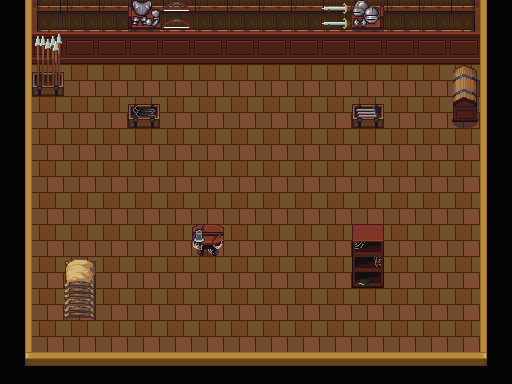

Rendered tile map (Tiled .tmx) drawn with the repository's tilesets; below, a short description and the full map source, tile grids included:
An orthogonal 16x12 tile map with 32x32 px tiles, 3 tile layers (Tile Layer 1, Tile Layer 2, Tile Layer 3), 5 tilesets.

<map version="1.0" tiledversion="2017.11.22" orientation="orthogonal" renderorder="right-down" width="16" height="12" tilewidth="32" tileheight="32" infinite="0" nextobjectid="1">
 <tileset firstgid="1" source="Interior1.tsx" />
 <tileset firstgid="1025" source="Exterior Tiles.tsx" />
 <tileset firstgid="2049" source="Terrain and Outside.tsx" />
 <tileset firstgid="3073" source="preview.tsx" />
 <tileset firstgid="3777" source="interior.tsx" />
 <layer name="Tile Layer 1" width="16" height="12">
  <data encoding="csv">
969,2147487199,3550,3550,3550,3550,3550,3550,3550,3550,3550,3550,3550,3550,3551,967,
969,875,875,875,875,875,875,875,875,875,875,875,875,875,875,967,
969,961,961,961,961,961,961,961,961,961,961,961,961,961,961,967,
969,961,961,961,961,961,961,961,961,961,961,961,961,961,961,967,
969,961,961,961,961,961,961,961,961,961,961,961,961,961,961,967,
969,961,961,961,961,961,961,961,961,961,961,961,961,961,961,967,
969,961,961,961,961,961,961,961,961,961,961,961,961,961,961,967,
969,961,961,961,961,961,961,961,961,961,961,961,961,961,961,967,
969,961,961,961,961,961,961,961,961,961,961,961,961,961,961,967,
969,961,961,961,961,961,961,961,961,961,961,961,961,961,961,967,
969,961,961,961,961,961,961,961,961,961,961,961,961,961,961,967,
966,936,936,936,936,936,936,936,936,936,936,936,936,936,936,965
</data>
 </layer>
 <layer name="Tile Layer 2" width="16" height="12">
  <data encoding="csv">
0,0,0,0,3834,3800,0,0,0,0,3784,3833,0,0,0,0,
0,3911,0,0,0,0,0,0,0,0,0,0,0,0,0,0,
0,3927,0,0,0,0,0,0,0,0,0,0,0,0,3790,0,
0,0,0,0,3909,0,0,0,0,0,0,3925,0,0,3806,0,
0,0,0,0,0,0,0,0,0,0,0,0,0,0,0,0,
0,0,0,0,0,0,0,0,0,0,0,0,0,0,0,0,
0,0,0,0,0,0,0,0,0,0,0,0,0,0,0,0,
0,0,0,0,0,0,3937,0,0,0,0,0,0,0,0,0,
0,0,0,0,0,0,0,0,0,0,0,0,0,0,0,0,
0,0,0,0,0,0,0,0,0,0,0,0,0,0,0,0,
0,0,0,0,0,0,0,0,0,0,0,0,0,0,0,0,
0,0,0,0,0,0,0,0,0,0,0,0,0,0,0,0
</data>
 </layer>
 <layer name="Tile Layer 3" width="16" height="12">
  <data encoding="csv">
0,0,0,0,0,0,0,0,0,0,0,0,0,0,0,0,
0,0,0,0,0,0,0,0,0,0,0,0,0,0,0,0,
0,0,0,0,0,0,0,0,0,0,0,0,0,0,0,0,
0,0,0,0,0,0,0,0,0,0,0,0,0,0,0,0,
0,0,0,0,0,0,0,0,0,0,0,0,0,0,0,0,
0,0,0,0,0,0,0,0,0,0,0,0,0,0,0,0,
0,0,0,0,0,0,0,0,0,0,0,0,0,0,0,0,
0,0,0,0,0,0,3785,0,0,0,0,3905,0,0,0,0,
0,0,3789,0,0,0,0,0,0,0,0,3921,0,0,0,0,
0,0,3805,0,0,0,0,0,0,0,0,0,0,0,0,0,
0,0,0,0,0,0,0,0,0,0,0,0,0,0,0,0,
0,0,0,0,0,0,0,0,0,0,0,0,0,0,0,0
</data>
 </layer>
</map>
